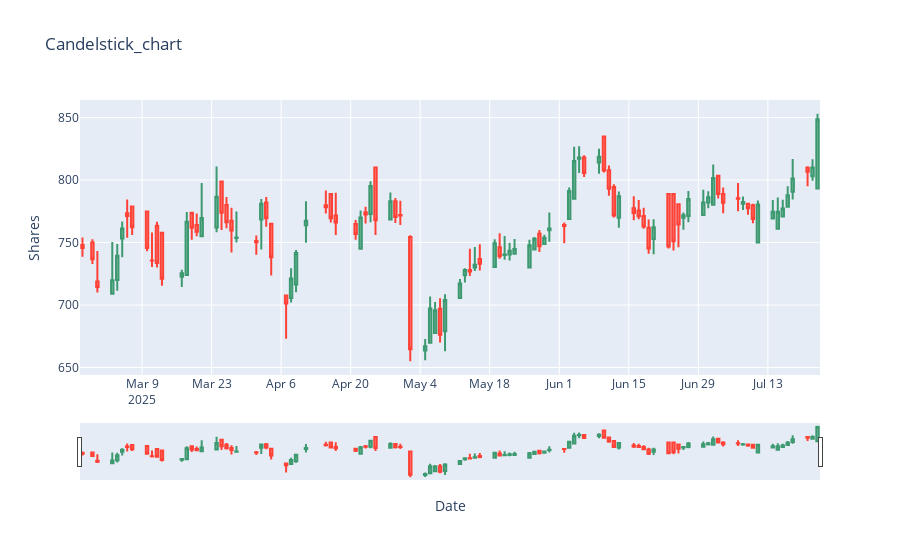

This figure's notebook cell:
### Code cell
fig = go.Figure(data=[go.Candlestick(x=df.index,
                open=df['1. open'],
                high=df['2. high'],
                low=df['3. low'],
                close=df['4. close'])])


fig.update_layout(title= "Candelstick_chart" ,  xaxis_title  ="Date" , yaxis_title  = "Shares")
